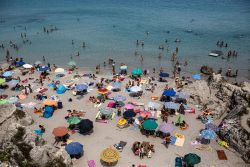
#> input picture people_on_the_beach.jpg, 250 x 167 px
$ jupyter execute --allow-errors experiments.ipynb
#> lines starting #> are read from the running program, lines starting #| are printed output that depends on the picture
[cell 1]
import numpy as np
from PIL import Image

[cell 2]
P = 7 # Patch size
factor, N = 2, 2 # Resizing factor, steps in pyramid
alpha = 5 * 0.0001 # Value is not clear, inf
T = 10 # Number of iterations in each level, T = 1 in coarsest level

[cell 3]
from numpy.lib.stride_tricks import as_strided

def get_image_patches(image, patch_size):
    assert len(image.shape) == 3, "Image should have dimensions (width, height, channel)."
    assert image.shape[2] == 3, "Image should have 3 channels."

    stride_w = image.strides[0]  # stride of width
    stride_h = image.strides[1]  # stride of height
    stride_c = image.strides[2]  # stride of channel

    width, height, _ = image.shape
    patch_width, patch_height = patch_size, patch_size

    assert width >= patch_width, "Patch size should be less than or equal to image width."
    assert height >= patch_height, "Patch size should be less than or equal to image height."

    num_patches_w = width - patch_width + 1
    num_patches_h = height - patch_height + 1

    patches = as_strided(image, shape=(num_patches_w, num_patches_h, patch_width, patch_height, 3),
                         strides=(stride_w, stride_h, stride_w, stride_h, stride_c))

    return patches

[cell 4]
def compute_distance_between_images(list1, list2, alpha):
    assert len(list1.shape) == 4, "Images should have dimensions (num_images, height, width, channels)."
    assert len(list2.shape) == 4, "Images should have dimensions (num_images, height, width, channels)."

    num_images1, height1, width1, channels1 = list1.shape
    num_images2, height2, width2, channels2 = list2.shape

    assert height1 == height2 and width1 == width2 and channels1 == channels2, \
        "Images in both lists should have the same dimensions."

    mse_values = np.zeros((num_images1, num_images2))

    for i in range(num_images1):
        for j in range(num_images2):
            mse = np.mean((list1[i] - list2[j]) ** 2)
            mse_values[i, j] = mse

    mse_values = mse_values / ((np.min(mse_values, axis=1))[:, np.newaxis] + alpha)

    return mse_values

[cell 5]
image = Image.open('people_on_the_beach.jpg')
#> image is the input picture: PIL image 250x167 RGB; mean R, G, B 113.2, 119.3, 121.7
C = len(image.getbands())
#> C = 3
image_arr = np.asarray(image)
image_arr.shape
#> Out = (167, 250, 3)

[cell 6]
patches = get_image_patches(image_arr, P)  # Divide the image into (10, 10, 3) patches
#> in get_image_patches, `stride_w = image.strides[0]`: stride_w = 750
#> in get_image_patches, `stride_h = image.strides[1]`: stride_h = 3
#> in get_image_patches, `stride_c = image.strides[2]`: stride_c = 1

[cell 7]
# list of smaller images
smaller_image_arrs = [np.asarray(image.resize((int(image.size[0]/(i * factor)), int(image.size[1]/(i * factor))))) for i in range(1, N+1)]
#> smaller_image_arrs = 2 items
smaller_image_arrs.insert(0, np.asarray(image))
[i.shape for i in smaller_image_arrs]
#> Out = [(167, 250, 3), (83, 125, 3), (41, 62, 3)]

[cell 8]
#Nth step (coarsest scale)
noise = np.random.normal(size=smaller_image_arrs[-1].shape)
Q = smaller_image_arrs[-1] + noise # y_n+1
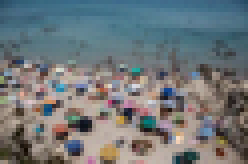
#> Q: shape (41, 62, 3) float64 (shown 4 times larger); mean of channels 0, 1, 2 113.2, 119.3, 121.8; drawn as R, G, B
Q = get_image_patches(Q, P)
Q = Q.reshape(-1, P, P, C)
V = smaller_image_arrs[-1] # x_n
V = get_image_patches(V, P)
V_shape = V.shape
#> V_shape = (35, 56, 7, 7, 3)
V = V.reshape(-1, P, P, C)
K = smaller_image_arrs[-1] # x_n+1
K = get_image_patches(K, P)
K = K.reshape(-1, P, P, C)

Q.shape, K.shape, V.shape
